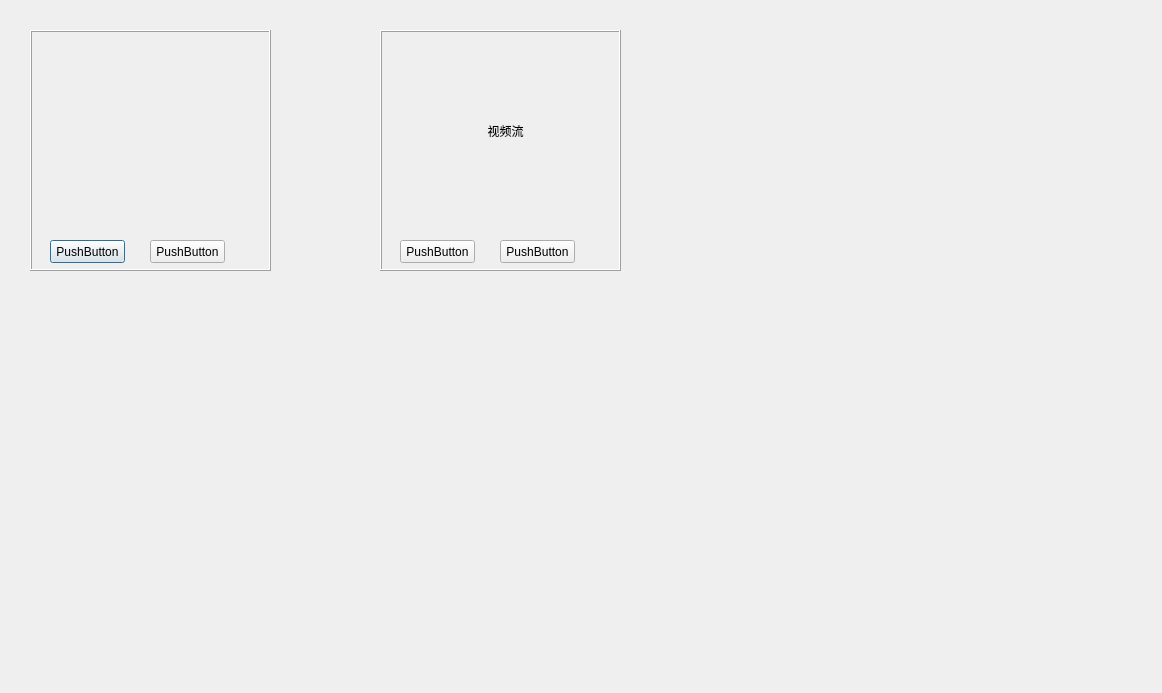
<?xml version="1.0" encoding="UTF-8"?>
<ui version="4.0">
 <class>Dialog</class>
 <widget class="QDialog" name="Dialog">
  <property name="geometry">
   <rect>
    <x>0</x>
    <y>0</y>
    <width>1162</width>
    <height>693</height>
   </rect>
  </property>
  <property name="windowTitle">
   <string>Dialog</string>
  </property>
  <widget class="QFrame" name="frame">
   <property name="geometry">
    <rect>
     <x>30</x>
     <y>30</y>
     <width>241</width>
     <height>241</height>
    </rect>
   </property>
   <property name="frameShape">
    <enum>QFrame::Box</enum>
   </property>
   <property name="frameShadow">
    <enum>QFrame::Raised</enum>
   </property>
   <widget class="QPushButton" name="pushButton">
    <property name="geometry">
     <rect>
      <x>20</x>
      <y>210</y>
      <width>75</width>
      <height>23</height>
     </rect>
    </property>
    <property name="text">
     <string>PushButton</string>
    </property>
   </widget>
   <widget class="QPushButton" name="pushButton_2">
    <property name="geometry">
     <rect>
      <x>120</x>
      <y>210</y>
      <width>75</width>
      <height>23</height>
     </rect>
    </property>
    <property name="text">
     <string>PushButton</string>
    </property>
   </widget>
  </widget>
  <widget class="QFrame" name="frame_2">
   <property name="geometry">
    <rect>
     <x>380</x>
     <y>30</y>
     <width>241</width>
     <height>241</height>
    </rect>
   </property>
   <property name="frameShape">
    <enum>QFrame::Box</enum>
   </property>
   <property name="frameShadow">
    <enum>QFrame::Raised</enum>
   </property>
   <widget class="QPushButton" name="pushButton_3">
    <property name="geometry">
     <rect>
      <x>20</x>
      <y>210</y>
      <width>75</width>
      <height>23</height>
     </rect>
    </property>
    <property name="text">
     <string>PushButton</string>
    </property>
   </widget>
   <widget class="QPushButton" name="pushButton_4">
    <property name="geometry">
     <rect>
      <x>120</x>
      <y>210</y>
      <width>75</width>
      <height>23</height>
     </rect>
    </property>
    <property name="text">
     <string>PushButton</string>
    </property>
   </widget>
   <widget class="QLabel" name="label">
    <property name="geometry">
     <rect>
      <x>50</x>
      <y>40</y>
      <width>151</width>
      <height>121</height>
     </rect>
    </property>
    <property name="text">
     <string>视频流</string>
    </property>
    <property name="alignment">
     <set>Qt::AlignCenter</set>
    </property>
   </widget>
  </widget>
 </widget>
 <resources/>
 <connections/>
</ui>
